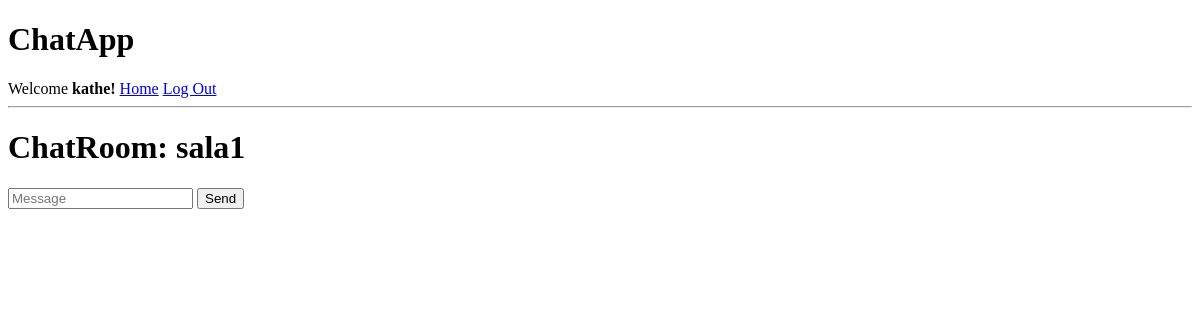
The app's page /room/sala1 (signed in), older data.
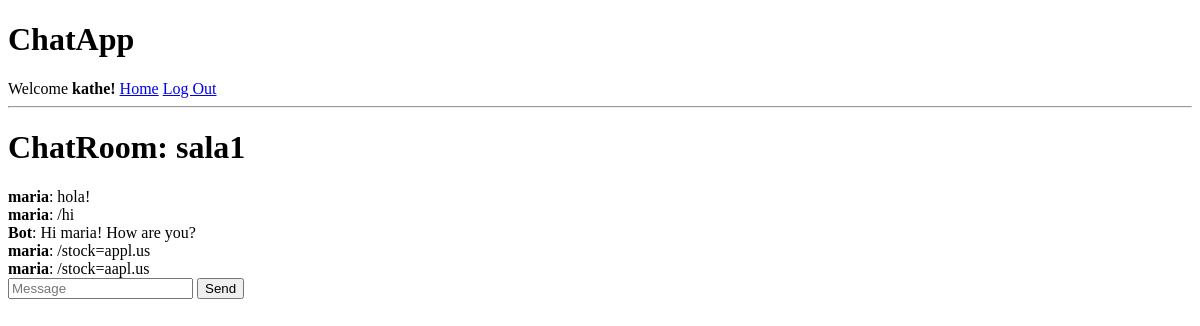
The same page, newer data.
### chatroom/models.py (models this page shows, shortened)
class User(AbstractUser):
    """ Change the representation of the default User model
    """

class Message(models.Model):
    user = models.ForeignKey(User,
                             on_delete=models.CASCADE,
                             related_name="messages")
    room_name = models.CharField(max_length=255)
    message = models.TextField()
    creation_date = models.DateTimeField(auto_now_add=True)
    class Meta:
        ordering = ('creation_date',)

### chatroom/views.py (the view)
# urls.py: path("room/<str:room_name>", views.room, name="room")
@login_required
def room(request, room_name):
    messages = Message.objects.filter(room_name=room_name)[:MESSAGES_LIMIT]
    return render(request, "chatroom/room.html", {
        "room_name": room_name,
        "messages": messages
    })

### chatroom/templates/chatroom/room.html (shortened to what this page needs)
{% extends 'chatroom/layout.html' %}
{% load static %}
{% block body %}
    <h1>ChatRoom: {{ room_name }}</h1>
    <div class="chat">
        <div id="messages">
            {% for message in messages %}
                <b>{{ message.user.username }}</b>: {{ message.message }}<br>
            {% endfor %}
        </div>
    </div>
    <div class="inputs">
        <input type="text" name="input_message" id="input_message" placeholder="Message">
        <button id="send_message">Send</button>
    </div>
{% endblock %}

### chatroom/templates/chatroom/layout.html (shortened to what this page needs)
{% load static %}
<!DOCTYPE html>
<html lang="en">
<head>
    <link rel="stylesheet" href="{% static 'chatroom/styles.css' %}">
</head>
<body>
    <h1>ChatApp</h1>
    <div>
        {% if user.is_authenticated %}
            Welcome <strong>{{ user.username }}!</strong>
            <a href="{% url 'index' %}">Home</a>
            <a href="{% url 'logout' %}">Log Out</a>
        {% endif %}
    </div>
    <hr>
    {% block body %}
    {% endblock %}
</body>
</html>

### chatroom/static/chatroom/styles.css (style rules this page uses)
#messages { max-height: 300px; overflow-y: scroll; }

Row changes from the older to the newer data that the page shows:
now on this page (row edited): Message: user.username "maria", message "hola!"
now on this page (row edited): Message: user.username "maria", message "/hi"
now on this page (row edited): Message: user.username "Bot", message "Hi maria! How are you?"
now on this page (row edited): Message: user.username "maria", message "/stock=appl.us"
now on this page (row edited): Message: user.username "maria", message "/stock=aapl.us"
